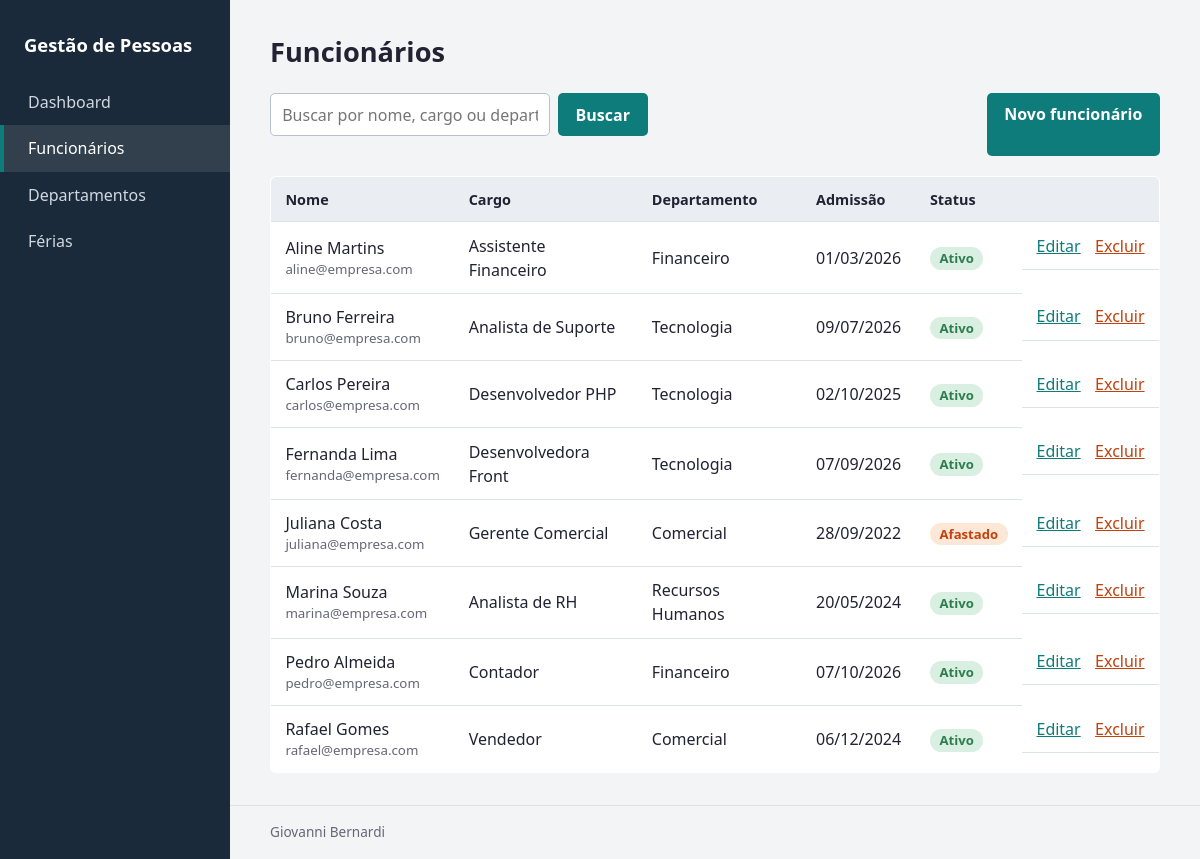
The app's page /funcionarios with its own data.
### tables this page shows
CREATE TABLE IF NOT EXISTS funcionarios (
  id              INT AUTO_INCREMENT PRIMARY KEY,
  nome            VARCHAR(120) NOT NULL,
  email           VARCHAR(120) NOT NULL UNIQUE,
  cargo           VARCHAR(80)  NOT NULL,
  data_admissao   DATE         NOT NULL,
  status          ENUM('ativo','afastado','desligado') DEFAULT 'ativo',
  departamento_id INT NOT NULL,
  FOREIGN KEY (departamento_id) REFERENCES departamentos(id)
);

CREATE TABLE IF NOT EXISTS departamentos (
  id   INT AUTO_INCREMENT PRIMARY KEY,
  nome VARCHAR(80) NOT NULL
);

### paginas/funcionarios.php (the view, shortened to what this page needs)
<?php
$status = ['ativo' => 'Ativo', 'afastado' => 'Afastado', 'desligado' => 'Desligado'];
    ?>
    <?php
$q  = trim($_GET['q'] ?? '');
$st = $pdo->prepare(
    'SELECT f.*, d.nome AS departamento
     FROM funcionarios f JOIN departamentos d ON d.id = f.departamento_id
     WHERE f.nome LIKE :q1 OR f.cargo LIKE :q2 OR d.nome LIKE :q3
     ORDER BY f.nome'
);
$st->execute([':q1' => "%$q%", ':q2' => "%$q%", ':q3' => "%$q%"]);
$lista = $st->fetchAll();
require __DIR__ . '/../templates/header.php';
?>
<h1>Funcionários</h1>
<div class="barra-topo">
  <form method="get" class="busca">
    <input name="q" value="<?= e($q) ?>" placeholder="Buscar por nome, cargo ou departamento">
    <button class="botao">Buscar</button>
  </form>
  <a class="botao" href="<?= url('funcionarios/novo') ?>">Novo funcionário</a>
</div>
<?php if (!$lista): ?>
  <p class="vazio">Nenhum funcionário encontrado. <a href="<?= url('funcionarios/novo') ?>">Cadastre o primeiro</a>.</p>
<?php else: ?>
<table>
  <tr><th>Nome</th><th>Cargo</th><th>Departamento</th><th>Admissão</th><th>Status</th><th></th></tr>
  <?php foreach ($lista as $f): ?>
    <tr>
      <td><?= e($f['nome']) ?><br><small><?= e($f['email']) ?></small></td>
      <td><?= e($f['cargo']) ?></td>
      <td><?= e($f['departamento']) ?></td>
      <td><?= dataBr($f['data_admissao']) ?></td>
      <td><span class="selo <?= e($f['status']) ?>"><?= e($status[$f['status']]) ?></span></td>
      <td class="acoes">
        <a href="<?= url('funcionarios/editar/' . $f['id']) ?>">Editar</a>
        <form method="post" action="<?= url('funcionarios/excluir/' . $f['id']) ?>" data-confirm="Excluir <?= e($f['nome']) ?> e as férias dele?">
          <button class="link perigo">Excluir</button>
        </form>
      </td>
    </tr>
  <?php endforeach; ?>
</table>
<?php endif; ?>
<?php require __DIR__ . '/../templates/footer.php'; ?>

### assets/css/estilo.css (style rules this page uses)
:root { --tinta:#1b2a3a;--fundo:#f2f4f6;--papel:#fff;--linha:#dde2e8;--destaque:#0e7c7b;--alerta:#c2410c;--ok:#2f7d4f;--texto:#223;--suave:#667 }
* { box-sizing:border-box }
body { margin:0;display:grid;grid-template-columns:230px 1fr;min-height:100vh;background:var(--fundo);color:var(--texto);font:16px/1.5 "Segoe UI",system-ui,sans-serif }
h1 { margin:0 0 1.25rem;font-size:1.7rem }
a { color:var(--destaque) }
.lista small,td small { display:block;color:var(--suave) }
table { width:100%;border-collapse:collapse;background:var(--papel);border:1px solid var(--linha);border-radius:6px;overflow:hidden }
th,td { text-align:left;padding:.7rem .9rem;border-bottom:1px solid var(--linha);vertical-align:middle }
th { background:#eaeef2;font-size:.9rem }
.barra-topo { display:flex;justify-content:space-between;gap:1rem;flex-wrap:wrap;margin-bottom:1.25rem }
.busca { display:flex;gap:.5rem;flex-wrap:wrap;margin-bottom:1.25rem }
input,select { padding:.55rem .7rem;border:1px solid #b9c2cc;border-radius:5px;font:inherit;background:#fff }
.busca input { min-width:280px }
.botao { background:var(--destaque);color:#fff;border:0;padding:.6rem 1.1rem;border-radius:5px;font:inherit;font-weight:600;cursor:pointer;text-decoration:none;display:inline-block }
.link { background:none;border:0;color:var(--destaque);font:inherit;cursor:pointer;padding:0;text-decoration:underline }
.link.perigo { color:var(--alerta) }
.acoes { display:flex;gap:.9rem;align-items:center }
.acoes form { margin:0 }
td.acoes { white-space:nowrap }
.selo { padding:.15rem .6rem;border-radius:99px;font-size:.82rem;font-weight:600;background:#e6e9ed }
.selo.ativo,.selo.aprovada { background:#d9efe2;color:var(--ok) }
.selo.afastado,.selo.pendente { background:#fde7d6;color:var(--alerta) }

### records on screen
funcionarios: nome "Aline Martins", email "aline@empresa.com", cargo "Assistente Financeiro", departamento.nome "Financeiro", data_admissao "01/03/2026", status "Ativo"
funcionarios: nome "Bruno Ferreira", email "bruno@empresa.com", cargo "Analista de Suporte", departamento.nome "Tecnologia", data_admissao "09/07/2026", status "Ativo"
funcionarios: nome "Carlos Pereira", email "carlos@empresa.com", cargo "Desenvolvedor PHP", departamento.nome "Tecnologia", data_admissao "02/10/2025", status "Ativo"
funcionarios: nome "Fernanda Lima", email "fernanda@empresa.com", cargo "Desenvolvedora Front", departamento.nome "Tecnologia", data_admissao "07/09/2026", status "Ativo"
funcionarios: nome "Juliana Costa", email "juliana@empresa.com", cargo "Gerente Comercial", departamento.nome "Comercial", data_admissao "28/09/2022", status "Afastado"
funcionarios: nome "Marina Souza", email "marina@empresa.com", cargo "Analista de RH", departamento.nome "Recursos Humanos", data_admissao "20/05/2024", status "Ativo"
funcionarios: nome "Pedro Almeida", email "pedro@empresa.com", cargo "Contador", departamento.nome "Financeiro", data_admissao "07/10/2026", status "Ativo"
funcionarios: nome "Rafael Gomes", email "rafael@empresa.com", cargo "Vendedor", departamento.nome "Comercial", data_admissao "06/12/2024", status "Ativo"

### other values on screen
$nome "Dashboard"
$nome "Funcionários"
$nome "Departamentos"
$nome "Férias"
